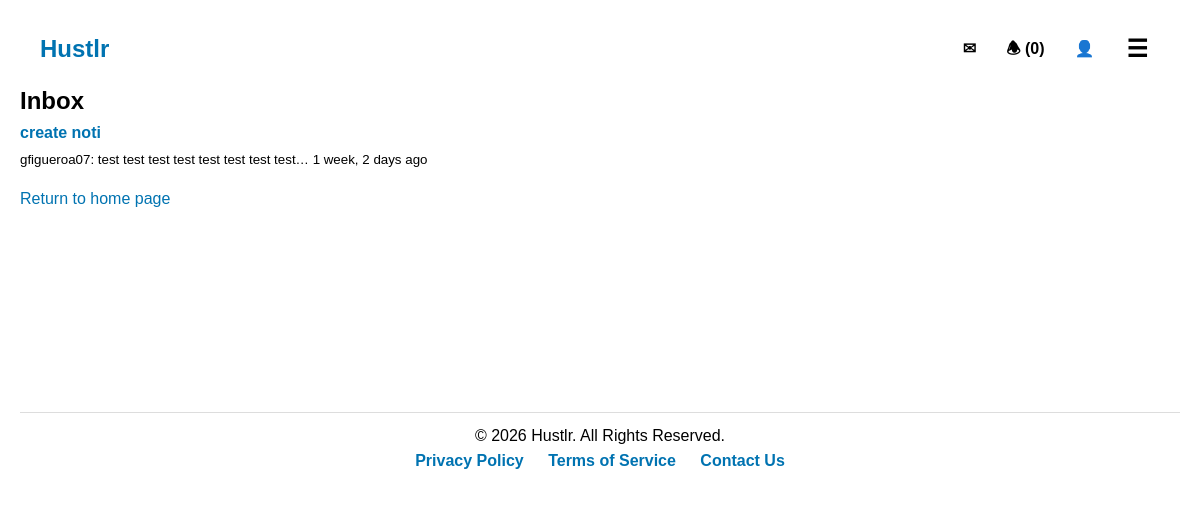
The page /users/conversations/ (signed in) on the database its author committed.
### users/models.py (models this page shows)
class Conversation(models.Model):
    job = models.ForeignKey(JobListing, on_delete=models.CASCADE)
    applicant = models.ForeignKey(User, on_delete=models.CASCADE)
    created_at = models.DateTimeField(auto_now_add=True)
    class Meta:
        unique_together = ('job', 'applicant')

class JobListing(models.Model):
    job_status = [
        ('OPEN', 'open'),
        ('PENDING', 'pending'),
        ('COMPLETED', 'completed'),
        ('CANCELLED', 'cancelled'),
    ]
    job_category = [
        ('landscaping','Landscaping'),
        ('cleaning','Cleaning'),
        ('garbage_removal','Garbage Removal'),
        ('automotive','Automotive'),
        ('handyman','Handyman'),
        ('other','Other'),
    ]
    category = models.CharField(max_length=50, choices=job_category, default='other')
    profile = models.ForeignKey(Profile, on_delete=models.CASCADE)
    price = models.FloatField(blank=False, default=0.0)
    title = models.TextField(max_length=200)
    description = models.CharField(max_length=800, blank=False)
    date = models.DateTimeField(auto_now_add=True)
    status = models.CharField(max_length=10, choices=job_status, default='open')
    images = models.ImageField(upload_to='job_pics/', blank=True, null=True)
    due_date = models.TextField(max_length=20, blank=True, null=True)
    def __str__(self):
        return self.title

class  Message(models.Model):
    conversation = models.ForeignKey(Conversation,  on_delete=models.CASCADE, related_name='messages')
    sender = models.ForeignKey(User, on_delete=models.CASCADE, related_name='sent_messages')
    content = models.TextField()
    timestamp = models.DateTimeField(auto_now_add=True)
    created_at = models.DateTimeField(auto_now_add=True)
    is_read = models.BooleanField(default=False)
    class Meta:
        ordering = ['timestamp']

### users/views.py (the view)
# urls.py: path('conversations/', views.inbox, name='inbox'),
@login_required
def inbox(request):
    profile = None
    try:
        profile = request.user
    except:
        pass
    if profile:
        conversations = Conversation.objects.filter(
            Q(applicant=profile) |
            Q(job__profile__user=request.user)
            ).annotate(last_message_time=Max('messages__created_at')
            ).order_by('-last_message_time')
        convo_data = []
        for convo in conversations:
            last_message = convo.messages.order_by('-created_at').first()
            has_unread = convo.messages.filter(
                is_read=False
            ).exclude(sender=request.user).exists()
            convo_data.append({
                'conversation': convo,
                'last_message': last_message,
                'has_unread': has_unread
            })
        return render(request, 'users/inbox.html', {
            'convo_data': convo_data
        })
    else:
        conversations = Conversation.objects.none()

### users/context_processors.py (called while the page is built)
def unread_messages(request):
    if request.user.is_authenticated:
        conversations = Conversation.objects.filter(
            messages__is_read=False
        ).exclude(messages__sender=request.user).distinct()
        count = conversations.count()
    else:
        count = 0
    return {'unread_count': count}

### users/templates/users/inbox.html (shortened to what this page needs)
{% extends 'job_board/base.html' %}
{% load static %}
{% block extra_css %}
<link rel="stylesheet" href="{% static 'css/inbox.css' %}">
{% endblock %}
{% block content %}
<h2>Inbox</h2>
{% for item in convo_data %}
    <div style="margin-bottom: 15px;">
        <a href="{% url 'conversation_details' item.conversation.id %}">
            <strong>{{ item.conversation.job }}</strong>
        </a>
        <br>
        {% if item.last_message %}
            <small>
                {{ item.last_message.sender }}:
                {{ item.last_message.content|truncatechars:40 }}
                {{ item.last_message.created_at|timesince }} ago
            </small>
        {% endif %}
        <br>
    </div>
{% endfor %}
<p><a href="/">Return to home page</a></p>
{% endblock %}

### static/css/styles.css (style rules this page uses)
* { margin: 0; padding: 0; box-sizing: border-box; font-family: Arial, sans-serif; }
html { scroll-behavior: smooth; scroll-padding-top: 7rem; }
body { background-color: #ffffff; color: #000000; line-height: 1.6; padding: 0 20px; padding-top: 1rem; position: relative; }
a { text-decoration: none; color: #0073b1; }

### rows shown on the page
Conversation: conversation.job "create noti", last_message.sender "gfigueroa07", last_message.content "test test test test test test test test…", last_message.created_at "1 week, 2 days"

### other values the page prints
{{ unread_count }} "0"
